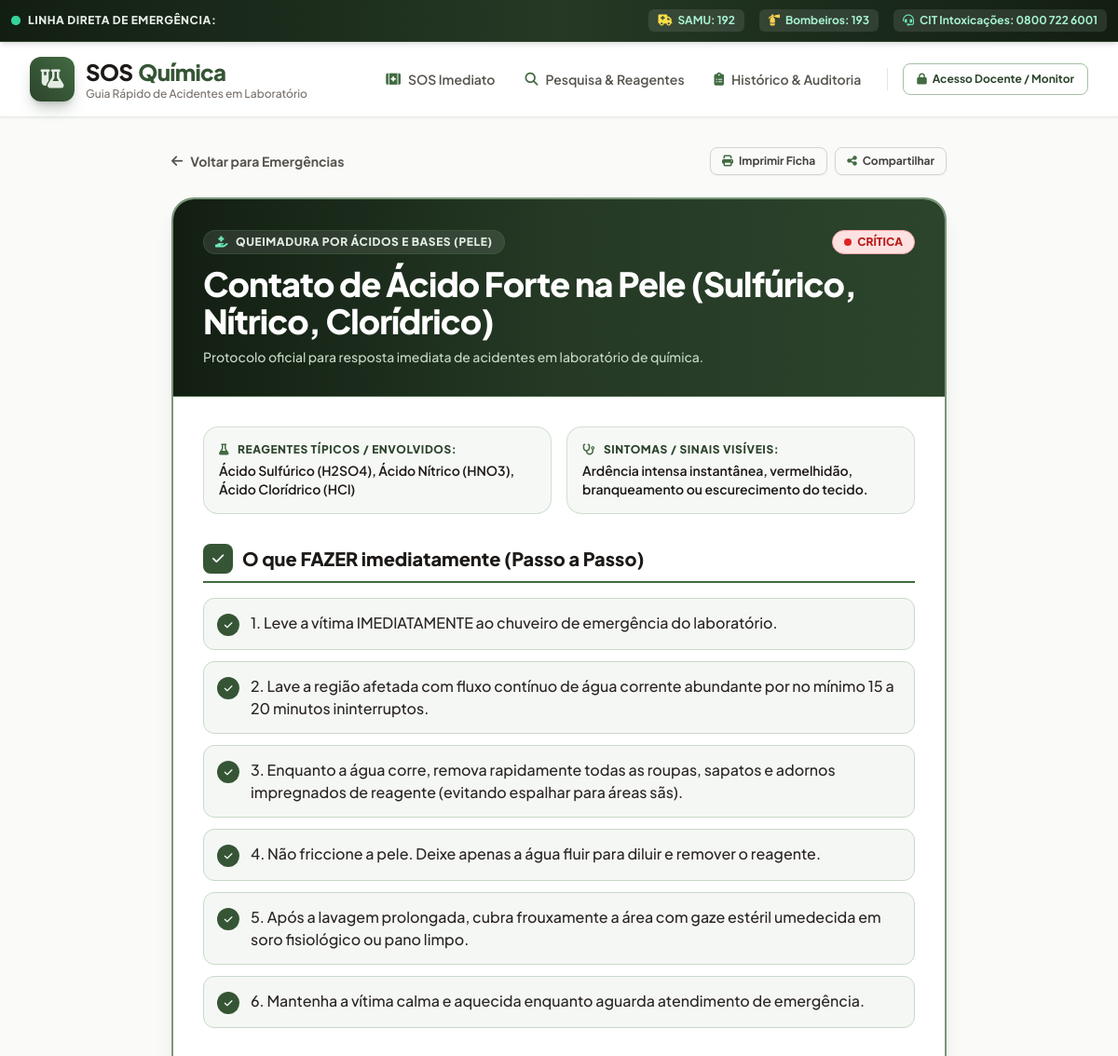
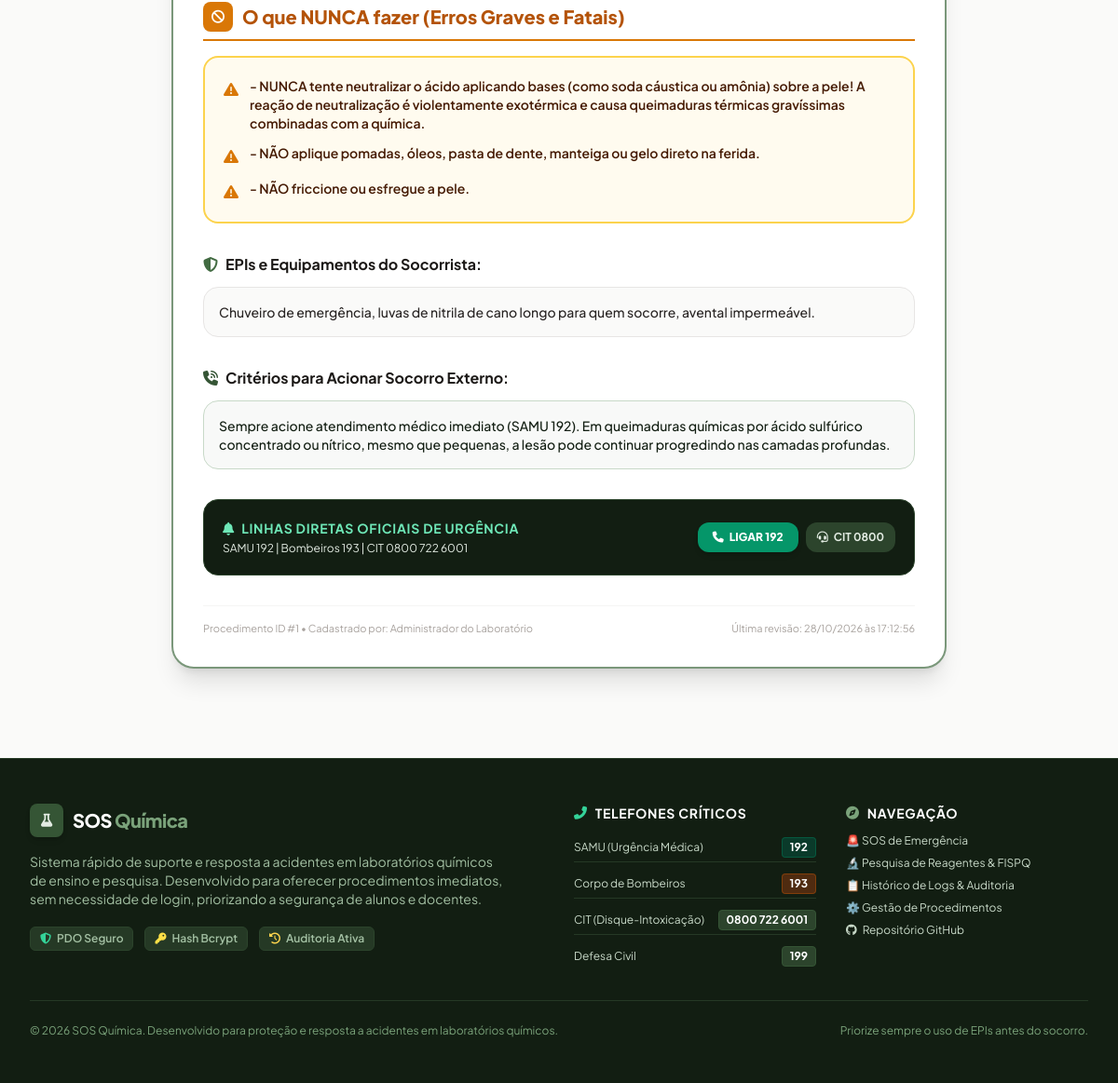
Screenshot of /detalhes.php?id=1 with the database file from the repository (2 pictures, top to bottom).
### tables this page shows
CREATE TABLE `procedimentos` (
  `id` INT AUTO_INCREMENT PRIMARY KEY,
  `categoria_id` INT NOT NULL,
  `titulo` VARCHAR(200) NOT NULL,
  `reagente_comum` VARCHAR(255) NOT NULL COMMENT 'Exemplos: Ácido Sulfúrico, Soda Cáustica, Bromo',
  `sintomas` VARCHAR(255) NULL COMMENT 'Sintomas visíveis rápidos para identificação',
  `nivel_gravidade` ENUM('BAIXA', 'MEDIA', 'ALTA', 'CRITICA') NOT NULL DEFAULT 'ALTA',
  `passo_a_passo` TEXT NOT NULL COMMENT 'Instruções sequenciais imediatas',
  `o_que_nao_fazer` TEXT NOT NULL COMMENT 'Avisos críticos de condutas perigosas proibidas',
  `equipamento_protecao` TEXT NULL COMMENT 'EPIs e equipamentos recomendados no socorro',
  `quando_chamar_socorro` TEXT NULL COMMENT 'Critérios para acionar SAMU/Bombeiros imediatamente',
  `contatos_emergencia` VARCHAR(150) NOT NULL DEFAULT 'SAMU 192 | Bombeiros 193 | CIT 0800 722 6001',
  `criado_por` INT NULL,
  `criado_em` DATETIME NOT NULL DEFAULT CURRENT_TIMESTAMP,
  `atualizado_em` DATETIME NOT NULL DEFAULT CURRENT_TIMESTAMP ON UPDATE CURRENT_TIMESTAMP,
  CONSTRAINT `fk_procedimentos_categoria` FOREIGN KEY (`categoria_id`) REFERENCES `categorias_acidentes` (`id`) ON DELETE RESTRICT ON UPDATE CASCADE,
  CONSTRAINT `fk_procedimentos_usuario` FOREIGN KEY (`criado_por`) REFERENCES `usuarios` (`id`) ON DELETE SET NULL ON UPDATE CASCADE
);

CREATE TABLE `categorias_acidentes` (
  `id` INT AUTO_INCREMENT PRIMARY KEY,
  `nome` VARCHAR(100) NOT NULL,
  `slug` VARCHAR(100) NOT NULL UNIQUE,
  `icone` VARCHAR(60) NOT NULL DEFAULT 'fa-exclamation-triangle',
  `cor` VARCHAR(50) NOT NULL DEFAULT 'red',
  `descricao` TEXT NULL,
  `ordem` INT NOT NULL DEFAULT 0
);

CREATE TABLE `usuarios` (
  `id` INT AUTO_INCREMENT PRIMARY KEY,
  `nome` VARCHAR(100) NOT NULL,
  `email` VARCHAR(120) NOT NULL UNIQUE,
  `senha` VARCHAR(255) NOT NULL COMMENT 'Hash bcrypt gerado por password_hash()',
  `cargo` VARCHAR(80) NOT NULL DEFAULT 'Monitor de Laboratório',
  `ativo` TINYINT(1) NOT NULL DEFAULT 1,
  `criado_em` DATETIME NOT NULL DEFAULT CURRENT_TIMESTAMP,
  `atualizado_em` DATETIME NOT NULL DEFAULT CURRENT_TIMESTAMP ON UPDATE CURRENT_TIMESTAMP
);

### detalhes.php (the view, shortened to what this page needs)
<?php
require_once __DIR__ . '/includes/funcoes.php';
$pdo = getConexao();
$id = filter_input(INPUT_GET, 'id', FILTER_VALIDATE_INT);
$sql = "SELECT p.*, c.nome AS categoria_nome, c.icone AS categoria_icone, c.cor AS categoria_cor, u.nome AS autor_nome
        FROM procedimentos p
        INNER JOIN categorias_acidentes c ON p.categoria_id = c.id
        LEFT JOIN usuarios u ON p.criado_por = u.id
        WHERE p.id = ?";
$stmt = $pdo->prepare($sql);
$stmt->execute([$id]);
$procedimento = $stmt->fetch();
require_once __DIR__ . '/includes/header.php';
?>
<div class="max-w-4xl mx-auto px-4 sm:px-6 lg:px-8 py-8 space-y-6">
    <div class="flex items-center justify-between gap-4 nao-imprimir">
        <a href="<?= url('index.php') ?>" class="inline-flex items-center gap-2 text-xs sm:text-sm font-bold text-stone-600 dark:text-stone-300 hover:text-musgo-700 dark:hover:text-musgo-300 transition-colors">
            <i class="fas fa-arrow-left"></i> Voltar para Emergências
        </a>
        <div class="flex items-center gap-2">
            <button
                type="button"
                onclick="imprimirFichaEmergencia()"
                class="px-3 py-1.5 rounded-lg border border-stone-300 dark:border-stone-700 hover:bg-musgo-50 dark:hover:bg-stone-800 text-xs font-bold text-stone-700 dark:text-stone-300 flex items-center gap-1.5 transition-colors shadow-sm"
                title="Imprimir Ficha de Laboratório"
            >
                <i class="fas fa-print text-musgo-600"></i> Imprimir Ficha
            </button>
            <button
                type="button"
                onclick="copiarParaAreaTransferencia(window.location.href, 'Link do Procedimento')"
                class="px-3 py-1.5 rounded-lg border border-stone-300 dark:border-stone-700 hover:bg-musgo-50 dark:hover:bg-stone-800 text-xs font-bold text-stone-700 dark:text-stone-300 flex items-center gap-1.5 transition-colors shadow-sm"
                title="Copiar Link"
            >
                <i class="fas fa-share-nodes text-musgo-600"></i> Compartilhar
            </button>
        </div>
    </div>
    <div class="imprimir-ficha bg-white dark:bg-stone-900 border-2 border-musgo-600/70 rounded-3xl shadow-xl overflow-hidden">
        <div class="bg-gradient-to-r from-musgo-950 via-musgo-900 to-musgo-800 text-white p-6 sm:p-8 border-b border-musgo-700">
            <div class="flex flex-wrap items-center justify-between gap-3 mb-3">
                <span class="inline-flex items-center gap-2 text-xs uppercase font-extrabold tracking-wider bg-white/10 px-3 py-1 rounded-full text-musgo-100 border border-musgo-600/40">
                    <i class="fas <?= htmlspecialchars($procedimento['categoria_icone']) ?> text-emerald-300"></i>
                    <?= htmlspecialchars($procedimento['categoria_nome']) ?>
                </span>
                <div>
                    <?= getBadgeGravidade($procedimento['nivel_gravidade']) ?>
                </div>
            </div>
            <h1 class="text-2xl sm:text-4xl font-black tracking-tight leading-tight text-white">
                <?= htmlspecialchars($procedimento['titulo']) ?>
            </h1>
            <p class="text-xs sm:text-sm text-musgo-200 mt-2 font-medium">
                Protocolo oficial para resposta imediata de acidentes em laboratório de química.
            </p>
        </div>
        <div class="p-6 sm:p-8 space-y-8">
            <div class="grid grid-cols-1 sm:grid-cols-2 gap-4">
                <div class="p-4 rounded-2xl bg-musgo-50/70 dark:bg-stone-800/60 border border-musgo-200/80 dark:border-stone-800">
                    <span class="text-xs font-extrabold uppercase tracking-wider text-musgo-800 dark:text-musgo-300 block mb-1">
                        <i class="fas fa-flask text-musgo-600 mr-1.5"></i> Reagentes Típicos / Envolvidos:
                    </span>
                    <p class="text-sm font-semibold text-stone-900 dark:text-white">
                        <?= htmlspecialchars($procedimento['reagente_comum']) ?>
                    </p>
                </div>
                <div class="p-4 rounded-2xl bg-musgo-50/70 dark:bg-stone-800/60 border border-musgo-200/80 dark:border-stone-800">
                    <span class="text-xs font-extrabold uppercase tracking-wider text-musgo-800 dark:text-musgo-300 block mb-1">
                        <i class="fas fa-stethoscope text-musgo-600 mr-1.5"></i> Sintomas / Sinais Visíveis:
                    </span>
                    <p class="text-sm font-semibold text-stone-900 dark:text-white">
                        <?= htmlspecialchars($procedimento['sintomas'] ?: 'Reação imediata ao contato/exposição.') ?>
                    </p>
                </div>
            </div>
            <div class="space-y-4">
                <div class="flex items-center gap-2.5 pb-2 border-b-2 border-musgo-600">
                    <div class="w-8 h-8 rounded-lg bg-musgo-700 text-white flex items-center justify-center font-bold text-sm shadow-sm">
                        <i class="fas fa-check"></i>
                    </div>
                    <h2 class="text-lg sm:text-xl font-black text-stone-900 dark:text-white">
                        O que FAZER imediatamente (Passo a Passo)
                    </h2>
                </div>
                <div class="space-y-3">
                    <?php
                        $passos = explode("\n", $procedimento['passo_a_passo']);
                        foreach ($passos as $passo):
                            $passoLimpo = trim($passo);
                    ?>
                        <div class="flex items-start gap-3 p-3.5 rounded-xl bg-musgo-50/80 dark:bg-musgo-950/30 border border-musgo-200 dark:border-musgo-900/60">
                            <span class="mt-0.5 w-6 h-6 rounded-full bg-musgo-700 text-white font-black text-xs flex items-center justify-center shrink-0">
                                <i class="fas fa-check text-[10px]"></i>
                            </span>
                            <div class="text-sm sm:text-base text-stone-800 dark:text-stone-100 font-medium leading-relaxed">
                                <?= nl2br(htmlspecialchars($passoLimpo)) ?>
                            </div>
                        </div>
                    <?php endforeach; ?>
                </div>
            </div>
            <div class="space-y-4">
                <div class="flex items-center gap-2.5 pb-2 border-b-2 border-amber-600">
                    <div class="w-8 h-8 rounded-lg bg-amber-600 text-white flex items-center justify-center font-bold text-sm shadow-sm">
                        <i class="fas fa-ban"></i>
                    </div>
                    <h2 class="text-lg sm:text-xl font-black text-amber-700 dark:text-amber-400">
                        O que NUNCA fazer (Erros Graves e Fatais)
                    </h2>
                </div>
                <div class="p-5 rounded-2xl bg-amber-50/80 dark:bg-amber-950/30 border-2 border-amber-300 dark:border-amber-800 space-y-3">
                    <?php
                        $proibidos = explode("\n", $procedimento['o_que_nao_fazer']);
                        foreach ($proibidos as $p):
                            $pLimpo = trim($p);
                    ?>
                        <div class="flex items-start gap-3 text-amber-950 dark:text-amber-200">
                            <i class="fas fa-triangle-exclamation text-amber-600 text-base mt-0.5 shrink-0"></i>
                            <div class="text-xs sm:text-sm font-semibold leading-relaxed">
                                <?= nl2br(htmlspecialchars($pLimpo)) ?>
                            </div>
                        </div>
                    <?php endforeach; ?>
                </div>
            </div>
            <?php if (!empty($procedimento['equipamento_protecao'])): ?>
                <div class="space-y-3">
                    <h3 class="text-sm sm:text-base font-bold text-stone-900 dark:text-white flex items-center gap-2">
                        <i class="fas fa-shield-halved text-musgo-600"></i> EPIs e Equipamentos do Socorrista:
                    </h3>
                    <div class="p-4 rounded-2xl bg-stone-50 dark:bg-stone-800/50 border border-stone-200 dark:border-stone-800 text-xs sm:text-sm text-stone-800 dark:text-stone-200 leading-relaxed font-medium">
                        <?= nl2br(htmlspecialchars($procedimento['equipamento_protecao'])) ?>
                    </div>
                </div>
            <?php endif; ?>
            <?php if (!empty($procedimento['quando_chamar_socorro'])): ?>
                <div class="space-y-3">
                    <h3 class="text-sm sm:text-base font-bold text-stone-900 dark:text-white flex items-center gap-2">
                        <i class="fas fa-phone-volume text-musgo-700"></i> Critérios para Acionar Socorro Externo:
                    </h3>
                    <div class="p-4 rounded-2xl bg-musgo-50/60 dark:bg-musgo-950/30 border border-musgo-200 dark:border-musgo-900 text-xs sm:text-sm text-musgo-950 dark:text-musgo-200 leading-relaxed font-medium">
                        <?= nl2br(htmlspecialchars($procedimento['quando_chamar_socorro'])) ?>
                    </div>
                </div>
            <?php endif; ?>
            <div class="p-5 rounded-2xl bg-musgo-950 text-white flex flex-col sm:flex-row items-center justify-between gap-4 border border-musgo-800">
                <div>
                    <h4 class="font-bold text-sm text-emerald-300 uppercase tracking-wider mb-1">
                        <i class="fas fa-bell animate-ping mr-1"></i> Linhas Diretas Oficiais de Urgência
                    </h4>
                    <p class="text-xs text-musgo-100">
                        <?= htmlspecialchars($procedimento['contatos_emergencia']) ?>
                    </p>
                </div>
                <div class="flex items-center gap-2 shrink-0">
                    <a href="tel:192" class="px-4 py-2 rounded-xl bg-emerald-600 hover:bg-emerald-700 text-white font-black text-xs flex items-center gap-1.5 shadow-md transition-all">
                        <i class="fas fa-phone"></i> LIGAR 192
                    </a>
                    <a href="tel:08007226001" class="px-3 py-2 rounded-xl bg-musgo-800 hover:bg-musgo-700 text-musgo-100 font-bold text-xs flex items-center gap-1.5 transition-all">
                        <i class="fas fa-headset"></i> CIT 0800
                    </a>
                </div>
            </div>
            <div class="pt-4 border-t border-stone-100 dark:border-stone-800 flex flex-wrap items-center justify-between text-[11px] text-stone-400 gap-2">
                <span>Procedimento ID #<?= $procedimento['id'] ?> • Cadastrado por: <?= htmlspecialchars($procedimento['autor_nome'] ?? 'Responsável Técnico') ?></span>
                <span>Última revisão: <?= formatarDataHora($procedimento['atualizado_em']) ?></span>
            </div>
        </div>
    </div>
</div>
<?php require_once __DIR__ . '/includes/footer.php'; ?>

### assets/css/style.css (style rules this page uses)
html { scroll-behavior: smooth; -webkit-tap-highlight-color: transparent; }

### includes/header.php (style rules this page uses)
body { font-family: 'Plus Jakarta Sans', sans-serif; }

### rows the page displays
procedimentos: categoria.nome "QUEIMADURA POR ÁCIDOS E BASES (PELE)", titulo "Contato de Ácido Forte na Pele (Sulfúrico, Nítrico, Clorídrico)", reagente_comum "Ácido Sulfúrico (H2SO4), Ácido Nítrico (HNO3), Ácido Clorídrico (HCl)", sintomas "Ardência intensa instantânea, vermelhidão, branqueamento ou escurecimento do tecido.", passo_a_passo "1. Leve a vítima IMEDIATAMENTE ao chuveiro de emergência do laboratório.", passo_a_passo "2. Lave a região afetada com fluxo contínuo de água corrente abundante por no mínimo 15 a 20 minutos ininterruptos.", passo_a_passo "3. Enquanto a água corre, remova rapidamente todas as roupas, sapatos e adornos impregnados de reagente (evitando espalhar para áreas sãs).", passo_a_passo "4. Não friccione a pele. Deixe apenas a água fluir para diluir e remover o reagente.", passo_a_passo "5. Após a lavagem prolongada, cubra frouxamente a área com gaze estéril umedecida em soro fisiológico ou pano limpo.", passo_a_passo "6. Mantenha a vítima calma e aquecida enquanto aguarda atendimento de emergência.", o_que_nao_fazer "- NUNCA tente neutralizar o ácido aplicando bases (como soda cáustica ou amônia) sobre a pele! A reação de neutralização é violentamente exotérmica e causa queimaduras térmicas gravíssimas combinadas com a química.", o_que_nao_fazer "- NÃO aplique pomadas, óleos, pasta de dente, manteiga ou gelo direto na ferida.", o_que_nao_fazer "- NÃO friccione ou esfregue a pele.", equipamento_protecao "Chuveiro de emergência, luvas de nitrila de cano longo para quem socorre, avental impermeável.", quando_chamar_socorro "Sempre acione atendimento médico imediato (SAMU 192). Em queimaduras químicas por ácido sulfúrico concentrado ou nítrico, mesmo que pequenas, a lesão pode continuar progredindo nas camadas profundas.", contatos_emergencia "SAMU 192 | Bombeiros 193 | CIT 0800 722 6001", id "1", criado_por.nome "Administrador do Laboratório", atualizado_em "28/10/2026 às 17:12:56"
